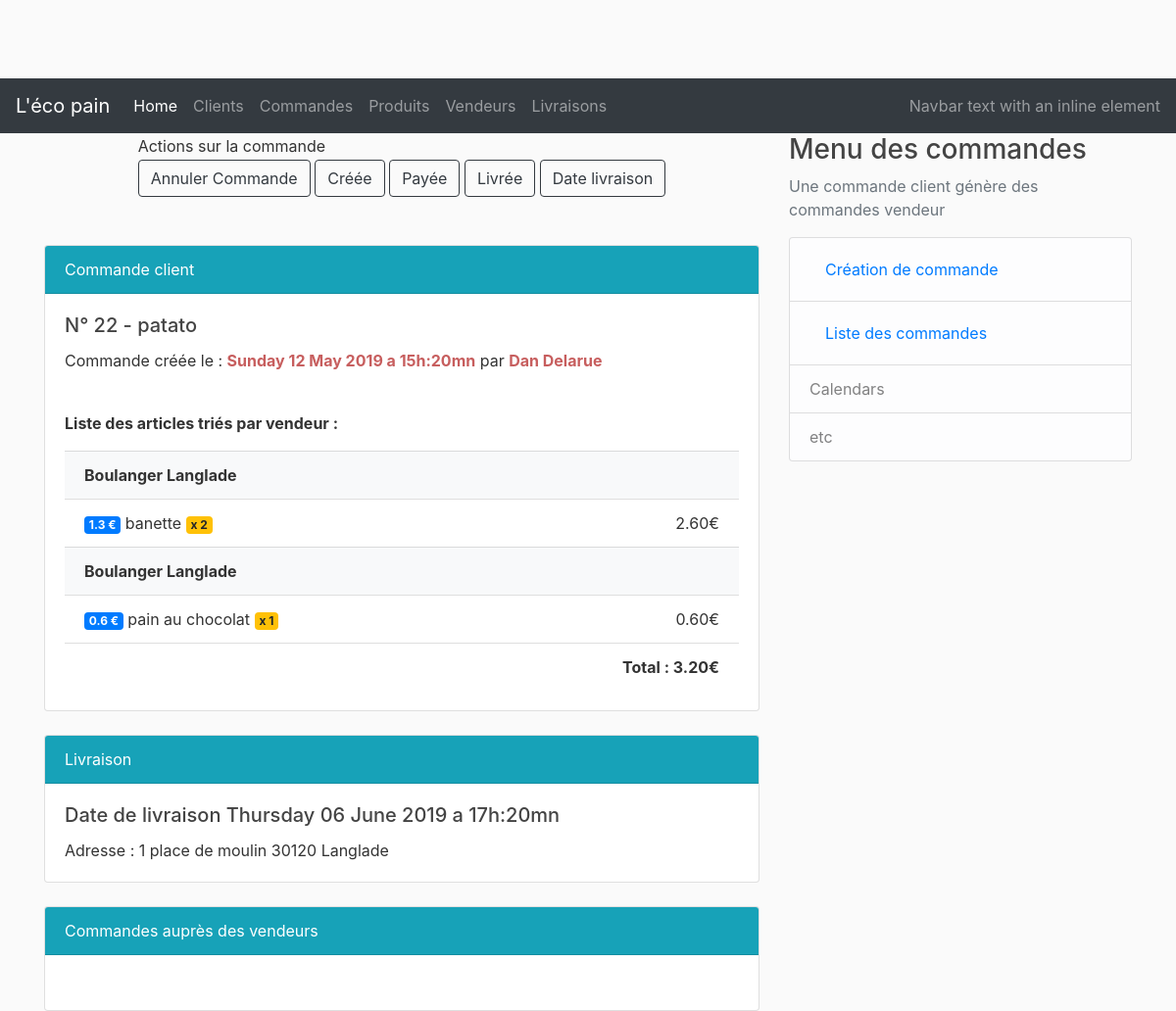
Page /orders/22 on the earlier database version.
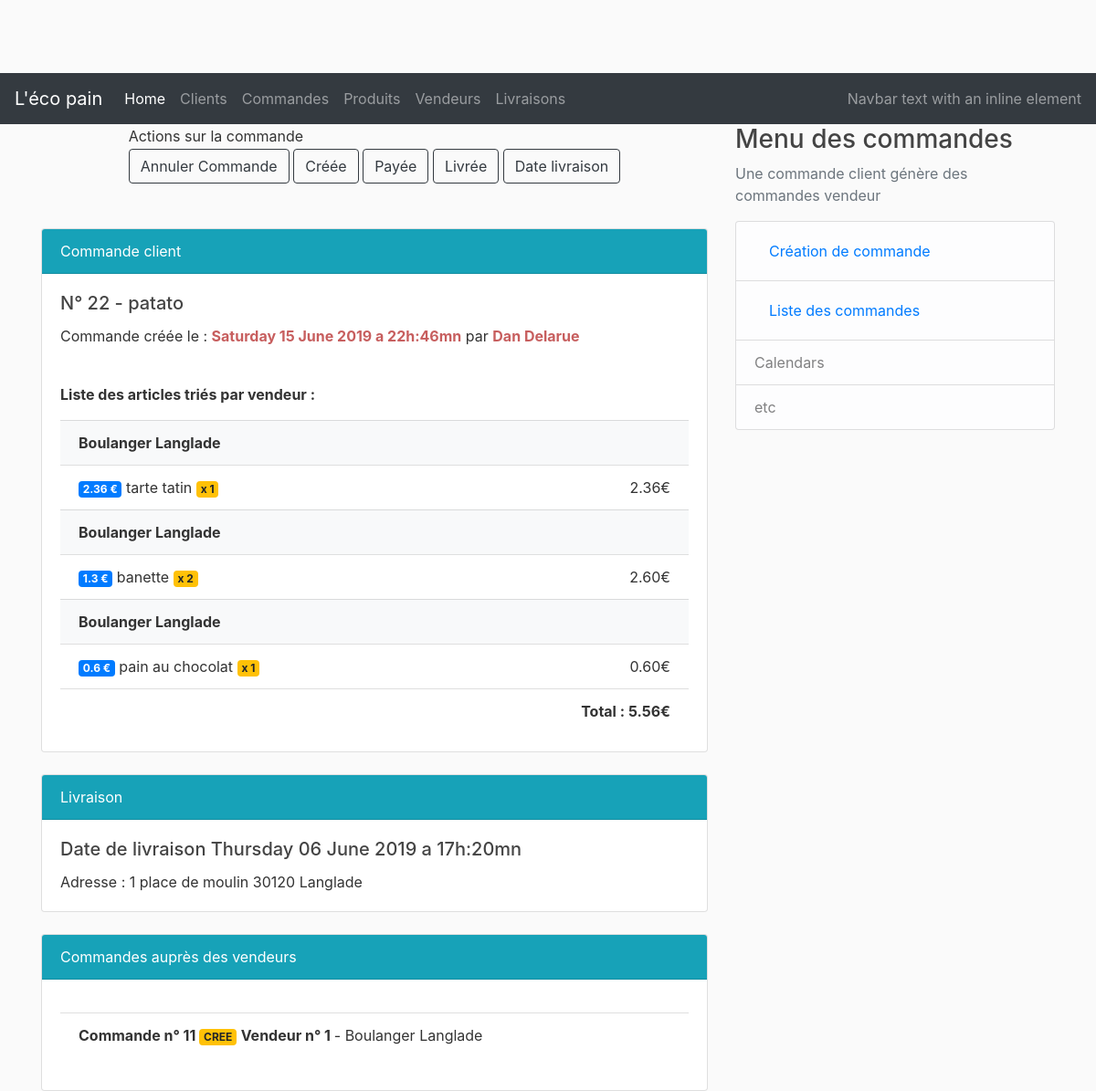
Same page on the later database version.
### lecopain/dao/models.py (models this page shows, shortened)
class CustomerOrder(db.Model)   :
    __tablename__               = 'customer_orders'
    id                          = db.Column(db.Integer, primary_key                             = True)
    title                       = db.Column(db.String(50), nullable                             = False)
    created_at                  = db.Column(db.DateTime, nullable                               = False, default = datetime.utcnow)
    customer_id                 = db.Column(db.Integer, db.ForeignKey('customers.id'), nullable = False)
    status                      = db.Column(db.String(20), nullable                             = False)
    vendorOrders                = db.relationship('VendorOrder', backref = 'customerOrder', lazy = True)
    delivery                    = db.relationship('Delivery', uselist=False)
    delivery_dt                 = db.Column(db.DateTime)
    payement_status             = db.Column(db.String(20), nullable                             = False)

class Customer(db.Model)        :
    __tablename__               = 'customers'
    id                          = db.Column(db.Integer, primary_key                             = True)
    firstname                   = db.Column(db.String(50), nullable                             = False)
    lastname                    = db.Column(db.String(50), nullable                             = False)
    address                     = db.Column(db.String(200))
    cp                          = db.Column(db.String(20))
    city                        = db.Column(db.String(50))
    email                       = db.Column(db.String(200), nullable                            = False)
    created_at                  = db.Column(db.DateTime, nullable                               = False, default = datetime.utcnow)
    orders                      = db.relationship('CustomerOrder', backref                      = 'owner', lazy  = True)

class Product(db.Model)      :
    __tablename__            = 'products'
    id                       = db.Column(db.Integer, primary_key = True)
    name                     = db.Column(db.String(50), nullable = False)
    description              = db.Column(db.String(250))
    price                    = db.Column(db.Float)
    status                   = db.Column(db.String(20))
    selections               = db.relationship('CustomerOrder', secondary = 'order_product', backref = db.backref('selected_products'))
    vendor_id                = db.Column(db.Integer, db.ForeignKey('vendors.id'), nullable = False)

class Vendor(db.Model)        :
    __tablename__             = 'vendors'
    id                        = db.Column(db.Integer, primary_key  = True)
    name                      = db.Column(db.String(50), nullable  = False)
    email                     = db.Column(db.String(200), nullable = False)
    products                  = db.relationship('Product', backref = 'vendor', lazy = True)
    vendorOrders              = db.relationship('VendorOrder', backref = 'vendor', lazy = True)

class Order_product(db.Model) :
    __tablename__             = 'order_product'
    order_id                  = db.Column(db.Integer, db.ForeignKey('customer_orders.id'), primary_key = True)
    product_id                = db.Column(db.Integer, db.ForeignKey('products.id'), primary_key        = True)
    quantity                  = db.Column(db.Integer)
    price                     = db.Column(db.Float)

class VendorOrder(db.Model)   :
    __tablename__             = 'vendor_orders'
    id                        = db.Column(db.Integer, primary_key                                      = True)
    title                     = db.Column(db.String(50), nullable                                      = False)
    vendor_id                 = db.Column(db.Integer, db.ForeignKey('vendors.id'), nullable      = False)
    customer_order_id         = db.Column(db.Integer, db.ForeignKey('customer_orders.id'), nullable    = False)
    status                    = db.Column(db.String(20), nullable                                      = False)

### lecopain/controllers/order_controller.py (the view)
@order_page.route("/orders/<int:order_id>", methods=['GET', 'POST'])
def order(order_id):
    order = CustomerOrder.query.get_or_404(order_id)
    customer = Customer.query.get_or_404(order.customer_id)
    products = order.selected_products
    products.sort(key=lambda x: x.vendor_id, reverse=True)
    sorted_products = sorted(products, key=lambda x: x.vendor_id, reverse=True)
    bought_items = Order_product.query.filter(Order_product.order_id == order.id).all()
    return render_template('/orders/order.html', order=order, bought_items=bought_items, products=sorted_products, customer=customer)

### lecopain/templates/orders/order.html (shortened to what this page needs)
{% extends "layout.html" %}
{% block content %}
  <table align="center">
    <tr>
      <td valign="center">Actions sur la commande</td>
    </tr>
    <tr>
      <td>
        <a href="/orders/update/{{ order.id }}/annulation" class="btn btn-outline-dark" >Annuler Commande </a>
        <a href="/orders/update/{{ order.id }}/created" class="btn btn-outline-dark" >Créée </a>
        <a href="/orders/update/{{ order.id }}/paid" class="btn btn-outline-dark">Payée</a>
        <a href="/orders/update/{{ order.id }}/delivered" class="btn btn-outline-dark">Livrée</a>
        <a href="/orders/update/{{ order.id }}/time" class="btn btn-outline-dark">Date livraison</a>
      </td>
    </tr>
  </table>
<br>
<br>
    <div class="card  " >
        <div class="card-header text-white bg-info">
                Commande client
        </div>
        <div class="card-body">
          <h5 class="card-title"> N° {{order.id}} - {{order.title}}</h5>
          <p class="card-text">Commande créée le : <b style="color:rgb(199, 94, 94);">{{ order.created_at.strftime('%A %d %B %Y a %Hh:%Mmn' ) }}</b> par <b style="color:rgb(199, 94, 94);">{{customer.firstname}} {{customer.lastname}}</b></p>
          <br>
          <p><b>Liste des articles triés par vendeur :</b></p>
          <ul class="list-group list-group-flush">
          {% set total = {'value': 0.00} %}
          {% set vendor = {'value': ''} %}
          {% for product in order.selected_products %}
            {% if vendor.value != product.vendor.name %}
            <li class="list-group-item bg-light">
                    <b>{{product.vendor.name}}</b>
                    {% set vendor = {'value': product.vendor.name} %}
            </li>
            {% endif%}
            <li class="list-group-item">
              <span class="badge badge-primary">{{product.price}} €</span>
              {{product.name}}
                {% for product_order in bought_items %}
                    {% if product_order.product_id == product.id %}
                    <span class="badge badge-warning">x {{product_order.quantity}}</span>
                    <span style="float: right"> {{ "%.2f"|format(product_order.quantity * product.price) }}€</span>
                    {% endif%}
                {% endfor %}
            </li>
          {% endfor %}
          <li class="list-group-item">
                <b><span style="float: right">Total : {{ "%.2f"|format(total.value|float) }}€</span></b>
          </li>
        </ul>
        </div>
      </div>
      <br>
      <div class="card">
          <div class="card-header text-white bg-info">
                  Livraison
          </div>
          <div class="card-body">
            <h5 class="card-title">Date de livraison {{ order.delivery_dt.strftime('%A %d %B %Y a %Hh:%Mmn') }}</h5>
            <p class="card-text">Adresse  : {{ customer.address }} {{ customer.cp }} {{ customer.city }} </p>
          </div>
        </div>
        <br>
        <div class="card">
            <div class="card-header text-white bg-info" >
                    Commandes auprès des vendeurs
            </div>
            <div class="card-body">
                <ul class="list-group list-group-flush">
                {% for vendorOrder in order.vendorOrders %}
                <li class="list-group-item">
                    <b>Commande n° {{vendorOrder.id}} </b>  <span class="badge badge-warning">{{vendorOrder.status}}</span>
                    <b>Vendeur n° {{vendorOrder.vendor.id}} </b> - {{vendorOrder.vendor.name}}</p>
                </li>
                {% endfor %}
                </ul>
            </div>
          </div>
{% endblock %}
{% block right_menu %}
<div class="content-section">
    <h3>Menu des commandes</h3>
    <p class='text-muted'>Une commande client génère des commandes vendeur
        <ul class="list-group">
        <li class="list-group-item list-group-item-light">
                <a class="nav-link" href="/orders/new">Création de commande</a></li>
        <li class="list-group-item list-group-item-light">
                <a class="nav-link" href="/orders">Liste des commandes</a></li>
        <li class="list-group-item list-group-item-light">Calendars</li>
        <li class="list-group-item list-group-item-light">etc</li>
        </ul>
    </p>
</div>
{% endblock %}

### lecopain/templates/layout.html (shortened to what this page needs)
<!DOCTYPE html>
<html>
<head>
  <link rel="stylesheet" href="https://stackpath.bootstrapcdn.com/bootstrap/4.2.1/css/bootstrap.min.css"
 />
  <link rel="stylesheet" type="text/css" href="{{ url_for('static', filename='main.css')}}" />
  <link rel="stylesheet" href="https://use.fontawesome.com/releases/v5.7.1/css/all.css"
 />
  <link rel="stylesheet" href="https://cdnjs.cloudflare.com/ajax/libs/tempusdominus-bootstrap-4/5.0.1/css/tempusdominus-bootstrap-4.min.css" />
</head>
<body>
  <nav class="navbar navbar-expand-lg navbar-dark bg-dark">
    <a class="navbar-brand" href="#">L'éco pain</a>
    <div class="collapse navbar-collapse" id="navbarText">
      <ul class="navbar-nav mr-auto">
        <li class="nav-item active">
          <a class="nav-link" href="/">Home <span class="sr-only">(current)</span></a>
        </li>
        <li class="nav-item">
          <a class="nav-link" href="/customers">Clients</a>
        </li>
        <li class="nav-item">
          <a class="nav-link" href="/orders">Commandes</a>
        </li>
        <li class="nav-item">
          <a class="nav-link" href="/products">Produits</a>
        </li>
        <li class="nav-item">
          <a class="nav-link" href="/vendors">Vendeurs</a>
        </li>
        <li class="nav-item">
          <a class="nav-link" href="/deliveries/customers/0">Livraisons</a>
        </li>
      </ul>
      <span class="navbar-text">
        Navbar text with an inline element
      </span>
    </div>
  </nav>
  <div class="container">
    <div class="row">
      <div class="col-md-8">
        {% block content %} {% endblock %}
      </div>
      <div class="col-md-4">
        {% block right_menu %} {% endblock %}
      </div>
    </div>
  </div>
</body>
</html>

### lecopain/static/main.css (style rules this page uses)
body { background: #fafafa; color: #333333; margin-top: 5rem; }
h1, h2, h3, h4, h5, h6 { color:#444444; }

Differences in the rows shown:
changed CustomerOrder "patato": created_at "Sunday 12 May 2019 a 15h:20mn" → "Saturday 15 June 2019 a 22h:46mn"
now on this page (row unchanged): Product: vendor.name "Boulanger Langlade", price "2.36", name "tarte tatin"
added Order_product: quantity "1", product_order.quantity*product.price "2.36", shown under "Boulanger Langlade"
added VendorOrder: id "11", status "CREE", vendor.id "1", vendor.name "Boulanger Langlade"
Other differences:
{{ "%.2f"|format(total.value|float) }}: "3.20" → "5.56"
